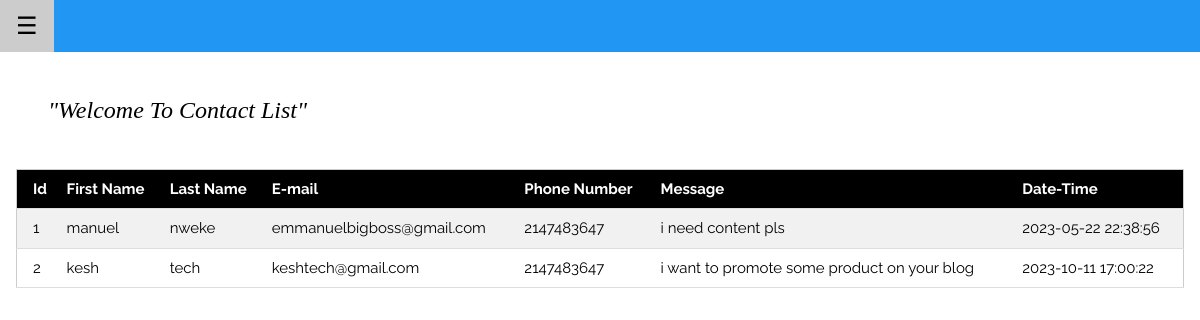
The page /admin/contact-table.php on the database its author committed.
### tables this page shows
CREATE TABLE `contact` (
  `id` int(255) NOT NULL,
  `first` varchar(255) NOT NULL,
  `last` varchar(255) NOT NULL,
  `email` varchar(255) NOT NULL,
  `phone` int(20) NOT NULL,
  `message` longtext NOT NULL,
  `datetime` timestamp NOT NULL DEFAULT current_timestamp() ON UPDATE current_timestamp()
);

### admin/contact-table.php (the view, shortened to what this page needs)
<?php include("header.php"); ?>
<div class="w3-container">
    <div class="w3-container">
        <div class="w3-panel w3-white" style="width:50%">
            <p class="w3-xlarge w3-serif"><i>"Welcome To Contact List"</i></p>
        </div>
    </div>
    <form action="" method="post" enctype="multipart/form-data">
        <div class="w3-responsive">
            <table class="w3-table-all">
                <tr class="w3-black">
                    <th>Id</th>
                    <th>First Name</th>
                    <th>Last Name</th>
                    <th>E-mail</th>
                    <th>Phone Number</th>
                    <th>Message</th>
                    <th>Date-Time</th>
                </tr>
                <?php
        $conn = mysqli_connect('localhost', 'root', '',);
        $query = "SELECT * FROM `contact` ";
        $query_run = mysqli_query($conn, $query);
        while ($row = mysqli_fetch_array($query_run)) {
        ?>
                <tr>
                    <td><?php echo $row['id']; ?></td>
                    <td><?php echo $row['first']; ?></td>
                    <td><?php echo $row['last']; ?></td>
                    <td><?php echo $row['email']; ?></td>
                    <td><?php echo $row['phone']; ?></td>
                    <td><?php echo $row['message']; ?></td>
                    <td><?php echo $row['datetime']; ?></td>
                </tr>
                <?php
        }
        ?>
            </table>
        </div>
    </form>
</div>
</div>
</body>
</html>

### admin/style.css (style rules this page uses)
html { box-sizing: border-box }
*, *:before, *:after { box-sizing: inherit }
html { -ms-text-size-adjust: 100%; -webkit-text-size-adjust: 100% }
body { margin: 0 }
html, body { font-family: Verdana, sans-serif; font-size: 15px; line-height: 1.5 }
html { overflow-x: hidden }
.w3-serif { font-family: serif }
.w3-table, .w3-table-all { border-collapse: collapse; border-spacing: 0; width: 100%; display: table }
.w3-table-all { border: 1px solid #ccc }
.w3-bordered tr, .w3-table-all tr { border-bottom: 1px solid #ddd }
.w3-table-all tr:nth-child(odd) { background-color: #fff }
.w3-table-all tr:nth-child(even) { background-color: #f1f1f1 }
.w3-table td, .w3-table th, .w3-table-all td, .w3-table-all th { padding: 8px 8px; display: table-cell; text-align: left; vertical-align: top }
.w3-table th:first-child, .w3-table td:first-child, .w3-table-all th:first-child, .w3-table-all td:first-child { padding-left: 16px }
.w3-responsive { display: block; overflow-x: auto }
.w3-container:after, .w3-container:before, .w3-panel:after, .w3-panel:before, .w3-row:after, .w3-row:before, .w3-row-padding:after, .w3-row-padding:before, .w3-cell-row:before, .w3-cell-row:after, .w3-clear:after, .w3-clear:before, .w3-bar:before, .w3-bar:after { content: ""; display: table; clear: both }
.w3-container, .w3-panel { padding: 0.01em 16px }
.w3-panel { margin-top: 16px; margin-bottom: 16px }
.w3-xlarge { font-size: 24px !important }
.w3-white, .w3-hover-white:hover { color: #000 !important; background-color: #fff !important }
.w3-black, .w3-hover-black:hover { color: #fff !important; background-color: #000 !important }

### admin/header.php (style rules this page uses)
html, body, h1, h2, h3, h4, h5 { font-family: "Raleway", sans-serif }

### rows shown on the page
contact: id "1", first "manuel", last "nweke", email "emmanuelbigboss@gmail.com", phone "2147483647", message "i need content pls", datetime "2023-05-22 22:38:56"
contact: id "2", first "kesh", last "tech", email "keshtech@gmail.com", phone "2147483647", message "i want to promote some product on your blog", datetime "2023-10-11 17:00:22"
